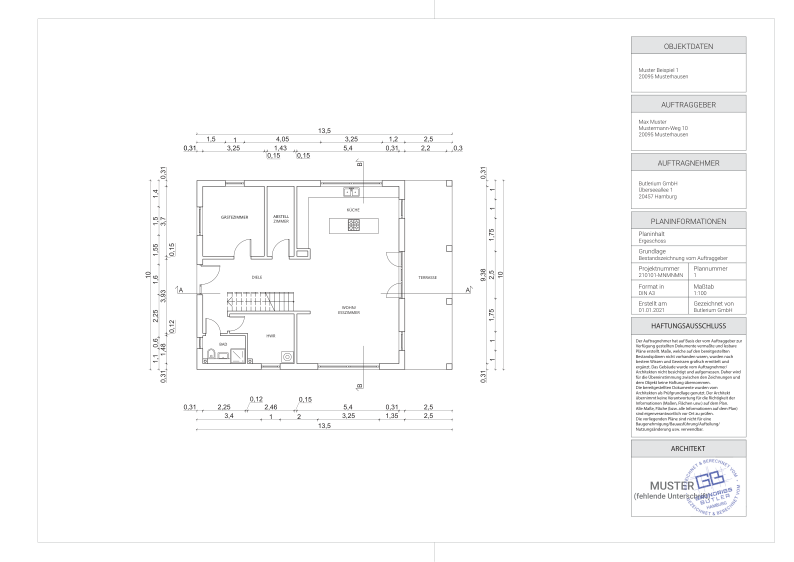
#> input picture examples/FloorplansAndSectionViews/bemasster-grundriss-plankopf_page1.png, 2382 x 1684 px, found by its file name (shown at 1/3 size)
$ python room-detection-in-architectural-plans.py
#> lines starting #> are read from the running program, lines starting #| are printed output that depends on the picture; after the words box and inside, x2 and y2 are one past the last pixel; in counts of white or black regions, pixels touching at a corner belong together
import cv2
import matplotlib.pyplot as plt
import numpy as np
#https://github.com/MjdMahasneh/room-detection-in-architectural-plans/blob/master/main.py

def visualize_images(img1, img2, title1, title2):
    # Display two images side by side
    plt.figure(figsize=(10, 5))

    plt.subplot(1, 2, 1)
    plt.title(title1)
    plt.imshow(img1, cmap='gray')
    plt.axis('off')

    plt.subplot(1, 2, 2)
    plt.title(title2)
    plt.imshow(img2, cmap='gray')
    plt.axis('off')

    plt.show()


def detect_rooms(img, background_label, spaces_label):

    # Create a binary mask
#> called with background_label = 200, spaces_label = 150
    binary_mask = (img < 255).astype(np.uint8) * 255
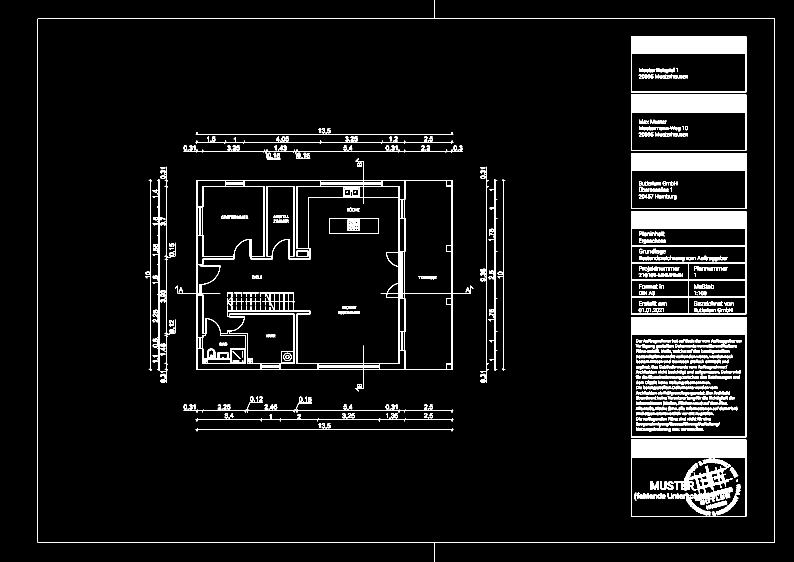
#> binary_mask: shape (1684, 2382) (shown at 1/3 size); 6.2% white; 843 white regions (44 under 20 px), largest, box (x1, y1, x2, y2) and area: (525, 475, 1420, 1174) 29088, (1893, 634, 2239, 943) 23076, (1893, 951, 2239, 1312) 20254
    #All pixels less than white → 255 (white in the mask)
    # White background pixels → 0
    # helps to separate lines/ walls form background

    # Erode the image Helps connect broken walls → so that rooms will later appear as closed contours.
    kernel = np.ones((5, 5), np.uint8)
    eroded_img = cv2.erode(binary_mask, kernel, iterations=2)
#> eroded_img: shape (1684, 2382); 2.3% white; 21 white regions (13 under 20 px), largest, box (x1, y1, x2, y2) and area: (1897, 113, 2235, 158) 15210, (1897, 288, 2235, 333) 15210, (1897, 463, 2235, 508) 15210

    # Detect edges in the eroded image
    # Canny Edge Detection → finds edges in the eroded image.
    # Thresholds: 50 (low), 150 (high)
    edges = cv2.Canny(eroded_img, 50, 150)
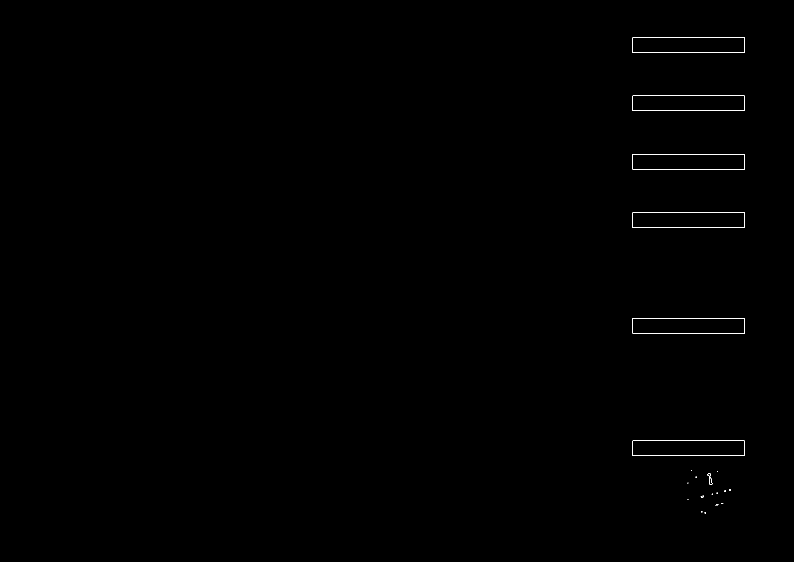
#> edges: shape (1684, 2382) (shown at 1/3 size); 0.12% white in thin lines or dots, all inside (x1, y1, x2, y2) = (1896, 112, 2235, 1540)

    # Detect lines using the Hough Line Transform
    #Detects straight lines in edges
    lines = cv2.HoughLinesP(edges, rho=1, theta=np.pi/180, threshold=50, minLineLength=1, maxLineGap=300)
#> lines = 14 rows, first 6: [1898, 1322, 2233, 1322], [1897, 999, 2234, 999], [1898, 637, 2233, 637], [1897, 507, 2234, 507], [1897, 332, 2234, 332], [1897, 682, 2234, 682]

    # Create a blank canvas to draw lines
    connected_lines = np.zeros_like(eroded_img)

    # Draw detected lines
    if lines is not None:
        for line in lines:
            x1, y1, x2, y2 = line[0]
            cv2.line(connected_lines, (x1, y1), (x2, y2), 255, thickness=2)
#> this loop made 14 passes
#> (x1, y1, x2, y2) on passes 1 to 12: (1898, 1322, 2233, 1322), (1897, 999, 2234, 999), (1898, 637, 2233, 637), (1897, 507, 2234, 507), (1897, 332, 2234, 332), (1897, 682, 2234, 682), (1898, 287, 2233, 287), (1897, 157, 2234, 157), (1898, 954, 2233, 954), (1896, 998, 1896, 114), (1898, 462, 2233, 462), (1898, 112, 2233, 112)
#> connected_lines: shape (1684, 2382); 0.43% white; 3 white regions, box (x1, y1, x2, y2) and area: (1895, 111, 2236, 1001) 15376, (1896, 1366, 2236, 1369) 1016, (1897, 1321, 2235, 1324) 1010

    # Combine the original eroded image with the connected lines
    final_img = ~(cv2.bitwise_or(eroded_img, connected_lines)) ## here we invert the image to use spaces as foreground
#> final_img: shape (1684, 2382); 97.5% white; 17 black regions (13 under 20 px), largest, box (x1, y1, x2, y2) and area: (1895, 111, 2236, 1001) 85727, (1896, 1321, 2236, 1369) 16224, (2123, 1420, 2137, 1455) 193, (2103, 1488, 2112, 1492) 29

    # plt.imshow(~final_img, cmap='gray')
    # plt.title("Final Image (inverted)")
    # plt.show()

    # Connected components analysis
    num_labels, labels, stats, centroids = cv2.connectedComponentsWithStats(final_img, connectivity=8)
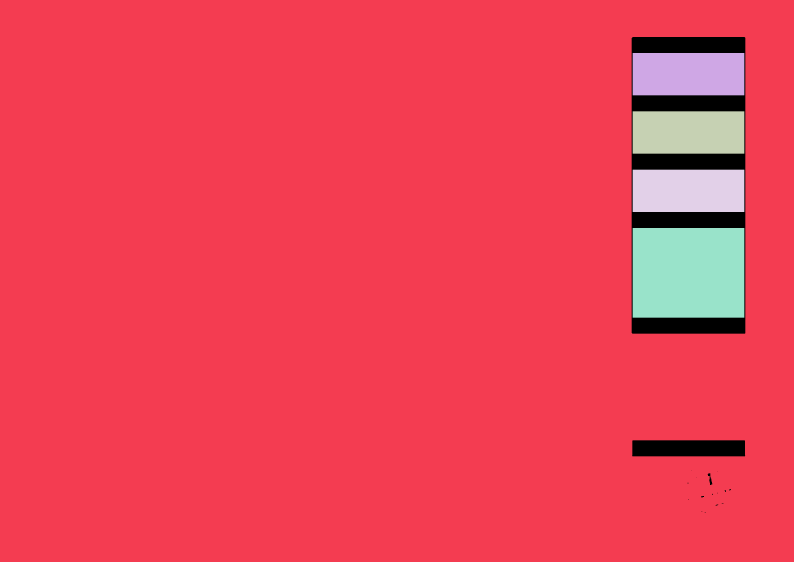
#> labels: shape (1684, 2382) int32 (shown at 1/3 size); 6 distinct labels, from 0 to 5; one colour per label, 0 black
#> num_labels = 6; stats = [[1895, 111, 341, 1428, 102255], [0, 0, 2382, 1684, 3691283], [1898, 159, 335, 127, 42545], [1898, 334, 335, 127, 42545], [1898, 509, 335, 127, 42545], [1898, 684, 335, 269, 90115]]; centroids = [[2065.3, 649.9], [1114.7, 862.8], [2065, 222], [2065, 397], [2065, 572], [2065, 818]]

    # print('stats:', stats)

    # Filter components by area and create a colored output image
    min_area = 20000  # Minimum area threshold
    output_img = np.zeros((*final_img.shape, 3), dtype=np.uint8)  # Create a blank color image

    # Find the largest component (excluding background)
    largest_label = 1 + np.argmax(stats[1:, cv2.CC_STAT_AREA])  # Skip the background (label 0)
#> largest_label = 1

    for label in range(1, num_labels):  # Skip background (label 0)
        area = stats[label, cv2.CC_STAT_AREA]
        if label == largest_label:
            output_img[labels == label] = background_label  # Set/assume the largest component to background_label
        elif area >= min_area:
            # Generate a random color for the component
            color = tuple(np.random.randint(0, 255, size=3).tolist())
            output_img[labels == label] = color
        else:
            output_img[labels == label] = spaces_label  # Set small components to white
#> this loop made 5 passes
#> area on passes 1 to 5: 3691283, 42545, 42545, 42545, 90115
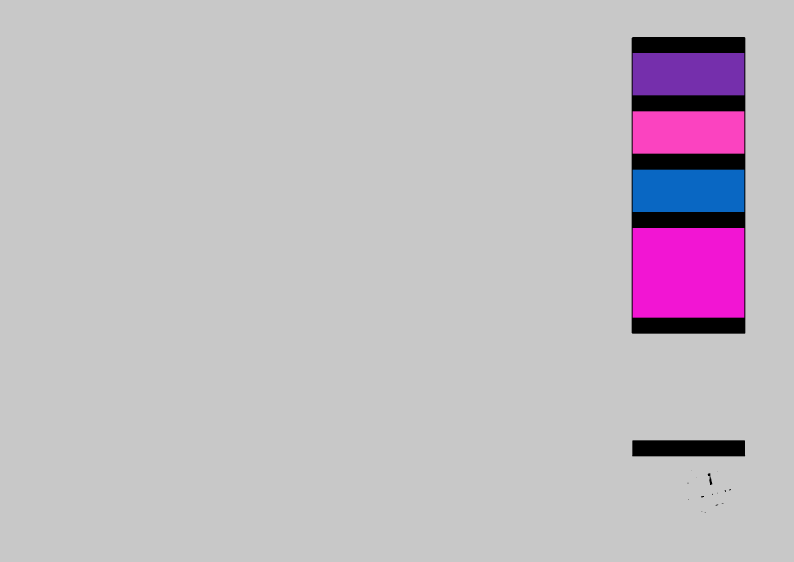
#> output_img: shape (1684, 2382, 3) (shown at 1/3 size); mean of channels 0, 1, 2 194.7, 186.8, 193.5; drawn as B, G, R

    return output_img


spaces_label = 150
background_label = 200

if __name__ == '__main__':

    # Load image (grayscale)
    img = cv2.imread("examples/FloorplansAndSectionViews/bemasster-grundriss-plankopf_page1.png", cv2.IMREAD_GRAYSCALE)
    # print('shape:', img.shape)

    # Segment rooms
    rooms_mask = detect_rooms(img, background_label=background_label, spaces_label=spaces_label)
    # plt.imshow(rooms_mask)
    # plt.title('detected rooms')
    # plt.show()


    # Find connected components in the combined mask
    num_labels, labels, stats, centroids = cv2.connectedComponentsWithStats(rooms_mask[:, :, 0], connectivity=8)
#> num_labels = 6
    #
    # print('labels', labels)
    # print('num_labels', num_labels)

    # Create a copy for visualization
    output_img = cv2.cvtColor(rooms_mask[:, :, 0], cv2.COLOR_GRAY2BGR)
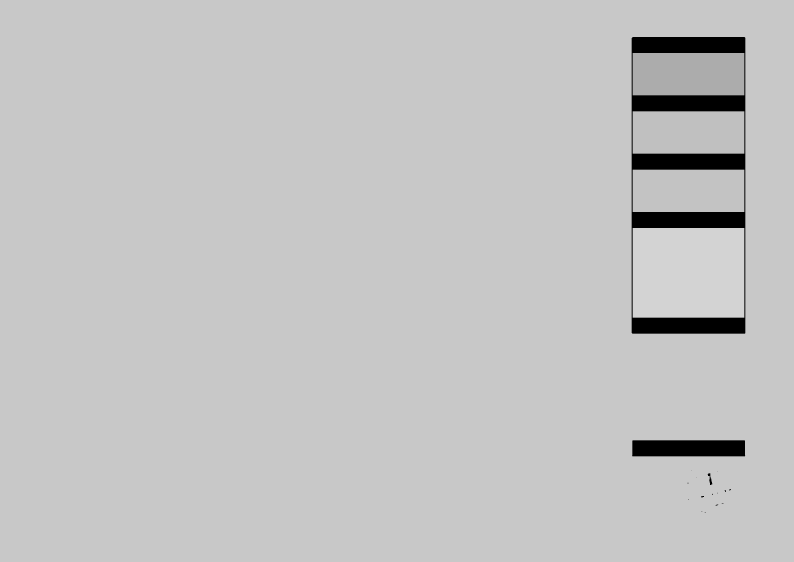
#> output_img: shape (1684, 2382, 3) (shown at 1/3 size); min 0, max 211, mean 194.7

    # Iterate over each connected component
    for label in range(0, num_labels):  # Skip background (label 0)
        # Get the bounding box and area for the component
        x, y, w, h, area = stats[label]

        # Get the original value of the component in the combined mask
        mask = (labels[y:y + h, x:x + w] == label)

        # Extract pixels
        pixels = rooms_mask[:, :, 0][y:y + h, x:x + w][mask]

        # Safe access
        if pixels.size > 0:
            original_value = pixels[0]
        else:
            original_value = 0  # default fallback: assume 'floor' or 'space'

        # print('original_value', original_value)

        if original_value == 150:
            segment_type = 'window/door'
        elif original_value == 0:
            segment_type = 'floor'
        else:
            segment_type = 'room'

        # Prepare text with area, width, and height
        text = f"A:{area}, W:{w}, H:{h}, L:{label}, {segment_type}"

        # Get the centroid of the component
        cx, cy = centroids[label]
        if not np.isnan(cx) and not np.isnan(cy):
            # set color
            if original_value == 0:
                color = (0, 255, 0)
                cx = cx - cx // 2
                cy = cy - cy // 2
            else:
                color = (0, 0, 255)

            # Add the text to the image at the centroid
            cv2.putText(output_img, text, (int(cx), int(cy)), cv2.FONT_HERSHEY_SIMPLEX, 0.5, color, 1, cv2.LINE_AA)
#> this loop made 6 passes
#> (x, y, w, h, area, original_value, text, cx) on passes 1 to 6: (1895, 111, 341, 1428, 102255, 0, 'A:102255, W:341, H:1428, L:0, floor', 1033.3), (0, 0, 2382, 1684, 3691283, 200, 'A:3691283, W:2382, H:1684, L:1, room', 1114.7), (1898, 159, 335, 127, 42545, 172, 'A:42545, W:335, H:127, L:2, room', 2065), (1898, 334, 335, 127, 42545, 192, 'A:42545, W:335, H:127, L:3, room', 2065), (1898, 509, 335, 127, 42545, 195, 'A:42545, W:335, H:127, L:4, room', 2065), (1898, 684, 335, 269, 90115, 211, 'A:90115, W:335, H:269, L:5, room', 2065)
#> pass 1, `mask = (labels[y:y + h, x:x + w] == label)`:
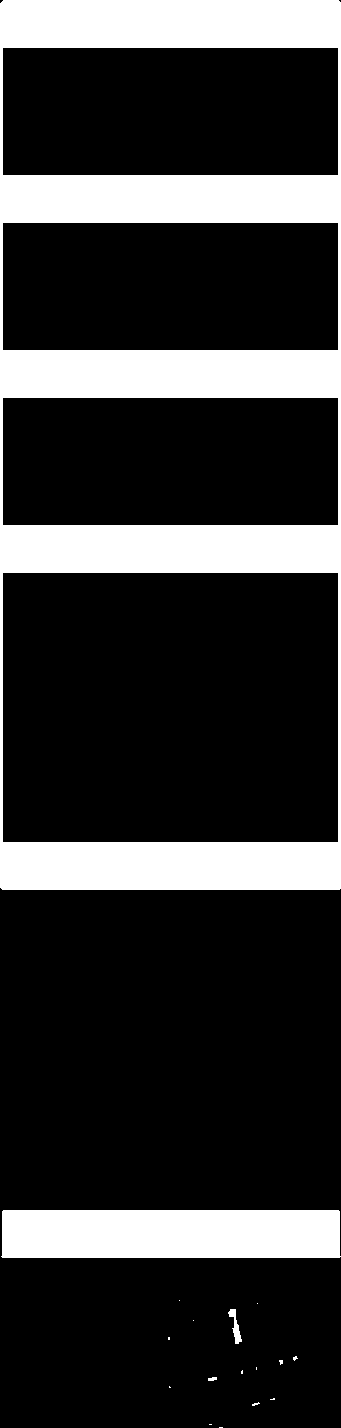
#> mask: shape (1428, 341) bool; 21% white; 17 white regions (13 under 20 px), largest, box (x1, y1, x2, y2) and area: (0, 0, 341, 890) 85727, (1, 1210, 341, 1258) 16224, (228, 1309, 242, 1344) 193, (208, 1377, 217, 1381) 29
#> pass 2, `mask = (labels[y:y + h, x:x + w] == label)`:
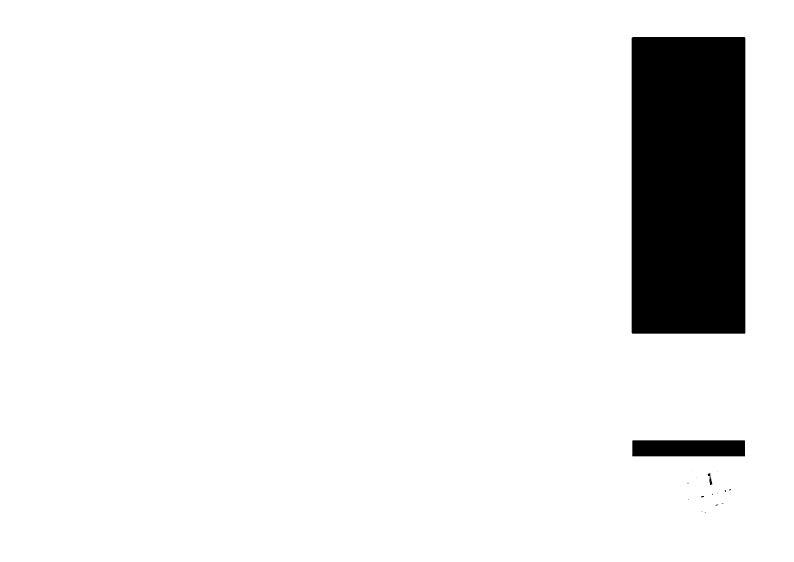
#> mask: shape (1684, 2382) bool (shown at 1/3 size); 92% white; 17 black regions (13 under 20 px), largest, box (x1, y1, x2, y2) and area: (1895, 111, 2236, 1001) 303477, (1896, 1321, 2236, 1369) 16224, (2123, 1420, 2137, 1455) 193, (2103, 1488, 2112, 1492) 29


    # Display results
    visualize_images(img, output_img, 'original plan', 'Segmented Rooms')
